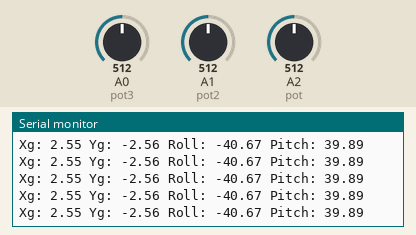
A sketch run on a simulated Arduino Uno, built with avr-gcc and run on an emulated ATmega328P. On the bench: the last lines printed to the serial monitor. The test bench sets the inputs (shaded band); at power-on: A0 (pot3) = 512, A1 (pot2) = 512, A2 (pot) = 512.

Above: at 1.2 s.
1.3 s: A0 (pot3) set to 390
At 1.51 s:
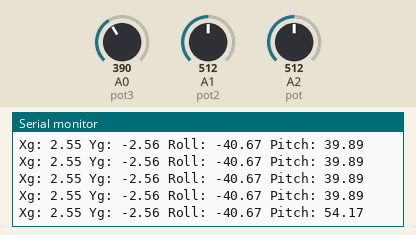
4.3 s: A1 (pot2) set to 390
At 4.4 s:
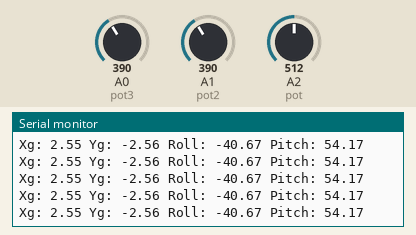
5.8 s: A2 (pot) set to 390
At 5.93 s:
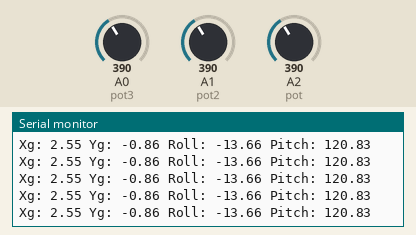
7.3 s: A0 (pot3) set to 410
At 7.3 s:
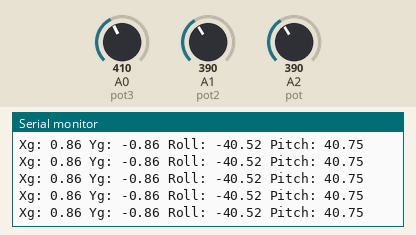
8.8 s: A1 (pot2) set to 410
At 8.83 s:
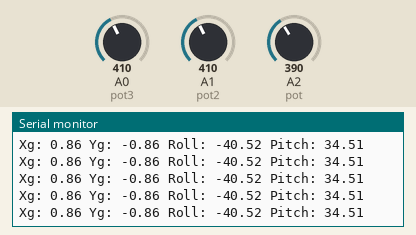
10.3 s: A2 (pot) set to 361
At 10.36 s:
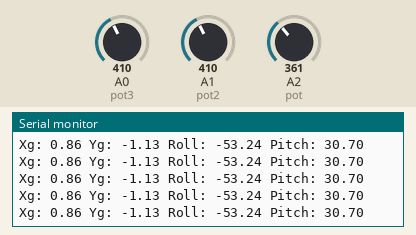
Timing chart, 0 to 13.3 s (numbered marks = the images above; inputs shaded):
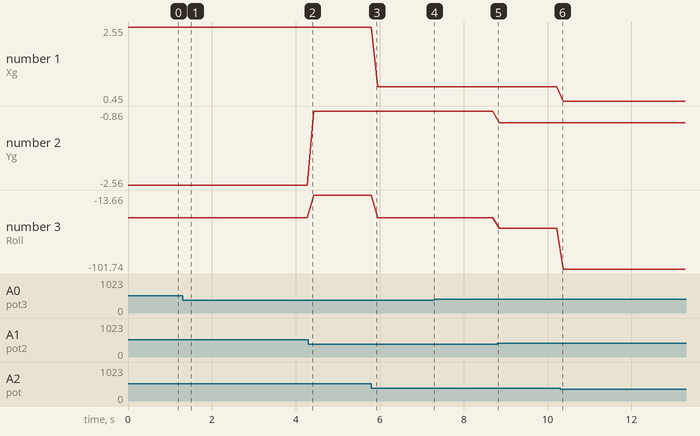

The sketch:

P4A3-RollPitch.ino
```cpp
#define pot A2      //definimos los puertos por los que recibiremos los datos de las coordenadas X, Y, Z
#define pot2 A1
#define pot3 A0
float valueX;     // Declaramos una variable por cada coordinada para recibir el dato
float valueY;
float valueZ;

float xg,yg,zg;      //Declaramos una variable por cada coordinada para guardar el resultado de operaciones
float z_min = 262.0;  //Iniciamos las variables que obtuvimos como maximos y minimos de cada coordinada
float z_max = 400.5;
float y_min = 257.0;
float y_max = 400.0;
float x_min = 256.0;
float x_max = 400.0;
float roll, pitch;   //Declaramos las variables roll y pitch para guardar los resultados


void setup() {
  // put your setup code here, to run once:
  Serial.begin(9600);


}

void loop() {
  // put your main code here, to run repeatedly:
    valueX = analogRead(pot);  //Leemos el valor de x y lo guardamos

    valueY = analogRead(pot2);  //Leemos el valor de y y lo guardamos

    valueZ = analogRead(pot3);  //Leemos el valor de z y lo guardamos

    zg = map(valueZ, z_min, z_max, -100, 100);  //Mapeamos los valores entre 100 y -100
    zg = -zg/100;                               //Dividimos entre 100 para normalizar

    yg = map(valueY, y_min, y_max, -100, 100);
    yg = -yg/100;

    xg = map(valueX, x_min, x_max, -100, 100);
    xg = xg/100;

    pitch = xg/(sqrt(sq(yg) + sq(zg)));   //Calculamos el pitch con los datos obtenidos
    roll = yg/(sqrt(sq(xg) + sq(xg)));    //Calculamos el roll con los datos obtenidos

    pitch = (pitch*180)/3.1415;   //Lo cambiamos de radianes a grados
    roll = (roll*180)/3.1415;

    Serial.print("Xg: ");    //Imprimimos los valores para su comprobación
    Serial.print(xg );
    Serial.print(" Yg: ");
    Serial.print(yg );
    //Serial.print(" Zg: ");
    //Serial.print(zg );
    Serial.print(" Roll: ");
    Serial.print(roll);
    Serial.print(" Pitch: ");
    Serial.println(pitch);

    delay(150);

}
```

Measured:
- after the input at 1.3 s, the serial monitor: prints a new line after 0.07 s (image 1)
- plotted number 1: 2.55 → 0.86 after the input at 5.8 s, 0.86 → 0.45 after the input at 10.3 s
- plotted number 2: -2.56 → -0.86 after the input at 4.3 s, -0.86 → -1.13 after the input at 8.8 s
- plotted number 3: -40.67 → -13.66 after the input at 4.3 s, -13.66 → -40.52 after the input at 5.8 s, -40.52 → -53.24 after the input at 8.8 s, -53.24 → -101.74 after the input at 10.3 s
